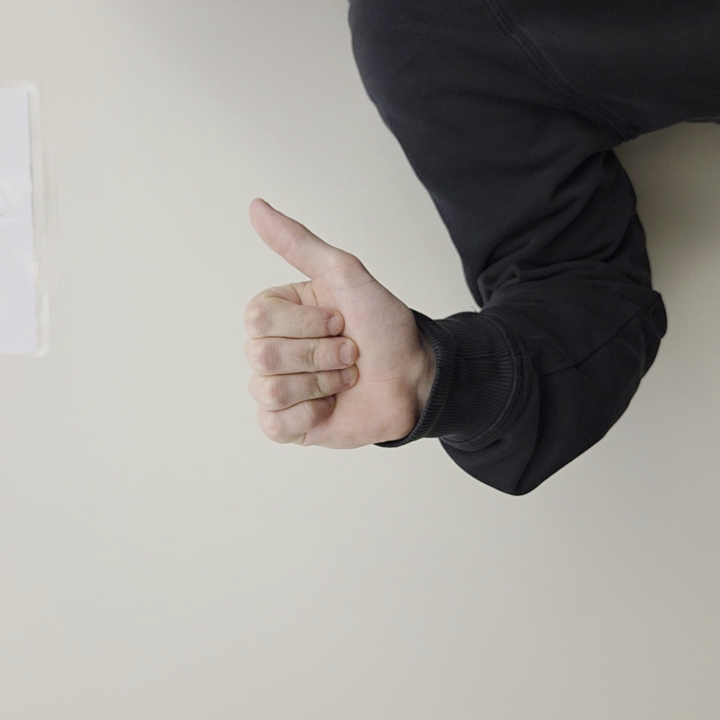
#> input picture Frames2/A/image_0_13.jpg, 1440 x 1440 px, found by its file name (shown at 1/2 size); its folder holds only this picture in this run
$ jupyter execute Train_Builder.ipynb
#> lines starting #> are read from the running program, lines starting #| are printed output that depends on the picture
[cell 1]
#library importingg
import random
import pandas as pd
import numpy as np
from PIL import Image
import os

[cell 2]
# Import module

fileL =[]
labels = []

# Assign directory
directory = r".\\Frames2"

# Iterate over files in directory
for folder in os.listdir(directory):
    for file in os.listdir(".\\"+directory+"\\"+folder):
        labels.append(folder)
        fileL.append(Image.open(directory+ "\\"+folder+"\\"+ file).rotate(-90))

[cell 3]
restarting_file  = open("train.csv", "w")
restarting_file.write("label,")
i = 1
for z in range(784):
    if(i==784):
        restarting_file.write("pixel" + str(i))
    else:
        restarting_file.write("pixel" + str(i) + ",")
    i = i + 1
restarting_file.write("\n")
restarting_file.close()

[cell 4]
c = 0

newfile = open("train.csv", "a")
for f in fileL:
    new_f = f.resize((28,28))
    numArray = np.asarray(new_f)
    newNumArr = []
    b=0
    if numArray.ndim>3:
        b=1
    if(numArray.ndim>2):
        for i in numArray:
            row = []
            for j in i:
                sum = 0
                for k in range (len(j)-b):
                    sum+=j[k]
                row.append(sum//(len(j)-b))
            newNumArr.append(row)
        numArray = newNumArr

    d1Arr = []

    for i in numArray:
        for j in i:
            d1Arr.append(j)

    numArray = d1Arr


    i = 1
    newfile.write(labels[c]+",")
    for x in d1Arr:
        if(i==784):
            newfile.write(str(x))
        else:
            newfile.write(str(x) + ",")
        i=i+1
    newfile.write("\n")
    c+=1
#> this loop made 2 passes
#> (b, c) on passes 1 to 2: (0, 1), (0, 2)
#> pass 1, `new_f = f.resize((28,28))`:
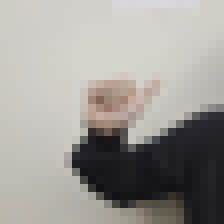
#> new_f: PIL image 28x28 RGB (shown 8 times larger); mean R, G, B 158, 155.3, 150.8
#> pass 2, `new_f = f.resize((28,28))`:
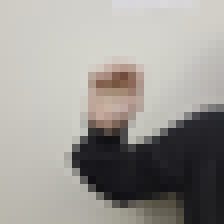
#> new_f: PIL image 28x28 RGB (shown 8 times larger); mean R, G, B 156.6, 153.6, 148.9
#> after the loop, c = 2

newfile.close()
